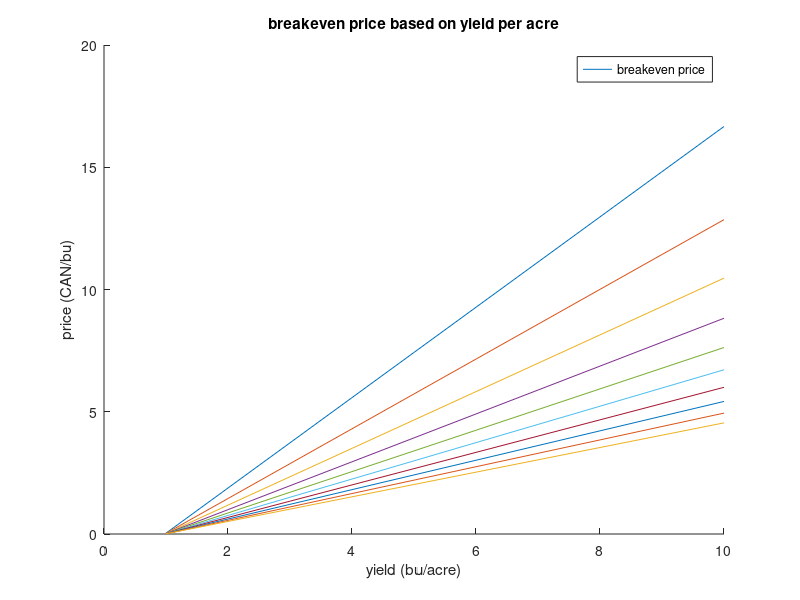

Write MATLAB code to recreate this figure.
% Creates Plot of costs per acre and revenue per acre
% author: Jean-David Rousseau
% version 1.0
% since August 24th 2019

% clear all
close all

estimated_cost_acre = linspace(1, 500, 10);

yield_acre = linspace(30, 110, 10); % bushels per acre range from 0 to 110
price_bushel = linspace (1, 12, 10); % sell price per bushel range from 1 to 12

breakeven_price = zeros(10,10);
for ii=linspace(1, 10, 10)
    for jj = linspace(1,10, 10)
        breakeven_price(ii, jj) = estimated_cost_acre(ii)/yield_acre(jj);
    end
end
grade_1_price = [9.06 10.66]; %y vals
grade_2_price = [4 6]; %y vals

usual_yield = [35 45]; %x vals

figure 
hold on
plot(breakeven_price)
% for ii=linspace(1, 10, 10)
%     plot(yield_acre, breakeven_price(:,ii), 'r');
% end
xlabel('yield (bu/acre)');
ylabel('price (CAN/bu)');
legend('breakeven price');
title('breakeven price based on yield per acre');


%%
% %Average Yield
% left = usual_yield(1);
% right = usual_yield(2);
% bottomright = 12;
% topright =12.5;
% bottomleft = 13.25;
% topleft = 13.75;
% x = [left left right right];
% y = [bottomleft topleft topright bottomright];
% fill(x, y, [0.8,0.8, 0.5],'HandleVisibility','off');
% txt = '\downarrow Average Yield';
% text(40,14,txt)
% 
% slope = -0.1284;
% for i=1:20
%     dx = i;
%     dy = i*slope;
%     %Grade 1 price highlight
%     leftup = 55+dx/3;
%     leftdown = 67+dx/3;
%     rightup = 59+dx/3;
%     rightdown = 71+dx/3;
%     bottom = grade_1_price(1)+dy/3;
%     top = grade_1_price(2)+dy/3;
%     x = [leftdown leftup rightup rightdown];
%     y = [bottom top top bottom];
%     fill(x, y, [0.9290,0.9940, 0.5250],'HandleVisibility','off')
%     txt = '\leftarrow Grade 1 Price';
%     text(70,10,txt)
% 
%     %Grade 2 price highlight
%     leftup = 91-dx;
%     leftdown = 107-dx;
%     rightup = 95-dx;
%     rightdown = 110-dx;
%     bottom = grade_2_price(1)-dy;
%     top = grade_2_price(2)-dy;
%     x = [leftdown leftup rightup rightdown];
%     y = [bottom top top bottom];
%     fill(x, y, [0.6,0.8, 0.5],'HandleVisibility','off');
%     txt = 'Grade 2 Price \rightarrow';
%     text(70,5,txt)
%     pause(0.1);
% end



% Basic Economic Model Based on 
% https://www.gov.mb.ca/agriculture/farm-management/production-economics/pubs/cop-crop-production.pdf
% Gross Revenue = Price per unit x Yield per acre (eg. wheat: $6.75/bu x 55bu/ac = $371.25/ac)
% Net Profit = Gross Revenue - Total Cost (eg. wheat: $371.25 gross revenue - $384.3 total cost = $-13.05 per acre)
% Operating Expense Ratio = (Operating Cost / Gross Revenue) x 100 (eg. wheat: $224.16 operating expense / $384.3 total cost = 60.4%)
% $ Revenue Per $ Cost = Gross Revenue / Total Cost (eg. wheat: $371.25 gross revenue / $384.3 total cost = $0.97)
% Return on Investment (ROI) = (Gross Revenue - Total Cost) / Total Cost (eg. wheat: ($371.25 gross revenue-$384.3 total cost) /$384.3 total cost = -3.4%)
% Estimated Return on Asset (ROA) = (Margin Over Operating - Labour - Machinery Depreciation) / (Land Investment Cost + Machinery Investment Cost)
%  (eg. wheat: ($147.09 margin - $26.40 labour - $66.65 dep.) / ($2950 land cost + $682.20 conv. machinery + $86.00 special crop. mach.) = 1.45%)
% Breakeven Price = Cost / Target Yield (eg. wheat cost $384.30 / 55 bu = $6.99 per bu)
% Breakeven Yield = Cost / Target Price per Unit (eg. wheat cost $384.30 / $6.75 bu = 56.9 bu)
% Breakeven Yield Risk Ratio = (Target Yield per Acre / Breakeven Yield) x 100 (eg. wheat yield 55 bu/ac / 56.9 bu BE = 97 %)
% AgriInsurance Risk Ratio = (AgriInsurance Coverage / Operating Cost) x 100 (eg. wheat coverage $274.00/ac / $224.16 operating expense = 122 %)

% 10.66	9.06 High price/ Low price of grade 1 canola per bushel https://www.saskcropinsurance.com/ci/prices/
% 2018 bushel per acre = 39.8